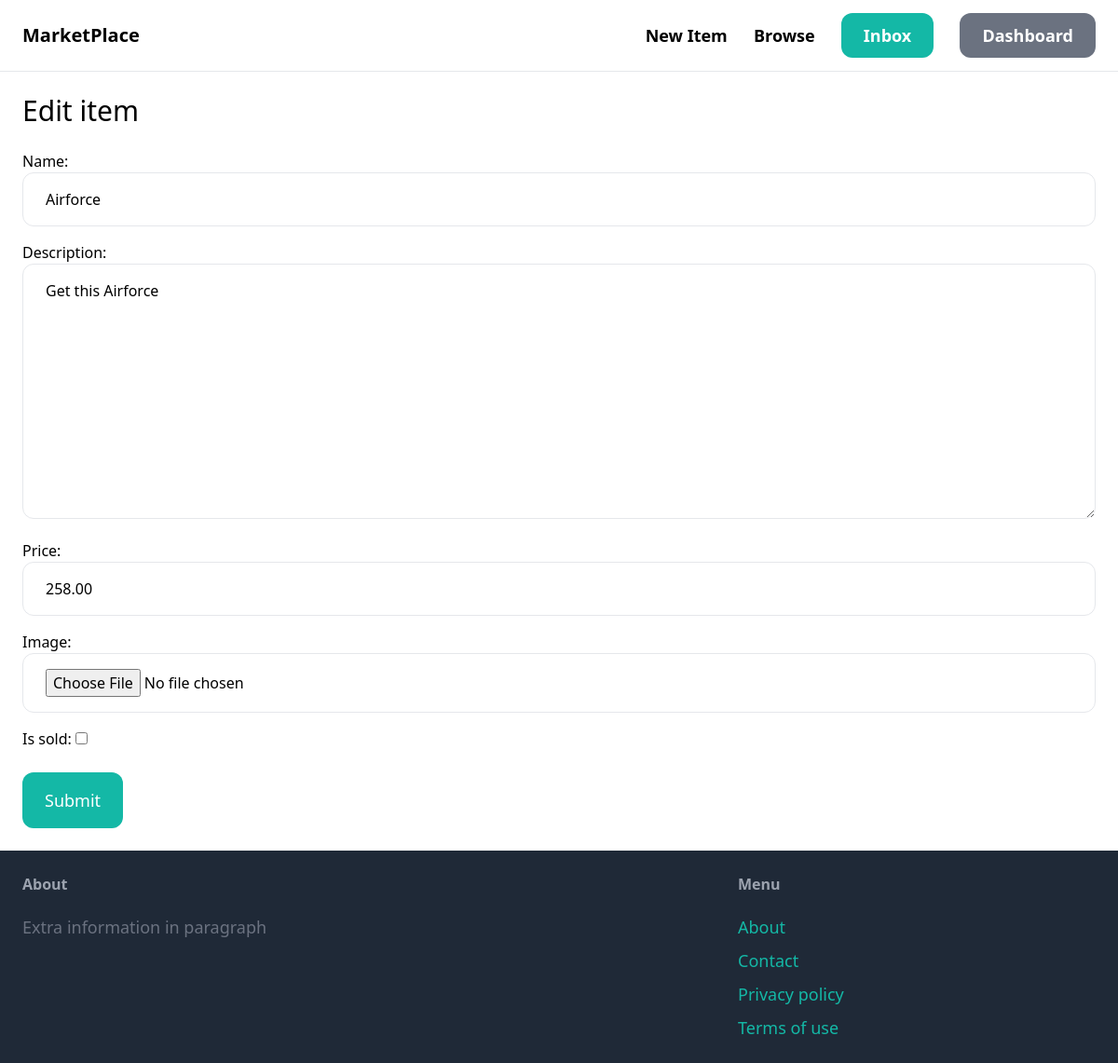
/items/2/edit (signed in), run on the app's committed database.
### item/models.py (models this page shows, shortened)
class Item(models.Model):
    category = models.ForeignKey(Category, related_name="items", on_delete=models.CASCADE)
    name = models.CharField(max_length=255)
    description = models.TextField(blank=True, null=True)
    price = models.DecimalField(max_digits=6 ,decimal_places=2)
    image = models.ImageField(upload_to="item_images", blank=True, null=True) #install Pillow to handle pics
    is_sold = models.BooleanField(default=False)
    created_by = models.ForeignKey(User, related_name="items", on_delete=models.CASCADE)
    created_at = models.DateTimeField(auto_now_add=True)

### item/views.py (the view)
# urls.py: path("<int:pk>/edit",edit, name="edit"),
@login_required
def edit(request, pk):
    item = get_object_or_404(Item, pk=pk, created_by=request.user)
    if request.method == "POST":
        form = EditItemForm(request.POST, request.FILES, instance=item)
        if form.is_valid():
            form.save()
            return redirect("item:detail", pk=item.id)
    else:
         form = EditItemForm(instance=item)
    return render(request, "item/form.html",{
        "form": form,
        "title":"Edit item"
    })

### item/forms.py
class EditItemForm(forms.ModelForm):
    class Meta:
        model = Item
        fields = ("name", "description", "price", "image", "is_sold")
        widgets = {
            "name": forms.TextInput(attrs={"class": INPUT_CLASSES}),
            "description": forms.Textarea(attrs={"class": INPUT_CLASSES}),
            "price": forms.NumberInput(attrs={"class": INPUT_CLASSES}),
            "image": forms.FileInput(attrs={"class": INPUT_CLASSES}),
        }

### item/templates/item/form.html (shortened to what this page needs)
{% extends "core/base.html" %}
{% block content %}
<section>
    <h1 class="mb-6 text-3xl">{{ title }}</h1>
    <form method="POST" action="." enctype="multipart/form-data">
        <div class="space-y-4">
            {{ form.as_p }}
        </div>
     <button class="mt-6 py-4 px-6 text-lg bg-teal-500 hover:bg-teal-700 rounded-xl text-white">
        Submit
    </button>
    </form>
</section>
{% endblock %}

### data on the page
Item: name "Airforce", description "Get this Airforce", price "258.00"

### other printed values
{{ title }} "Edit item"
